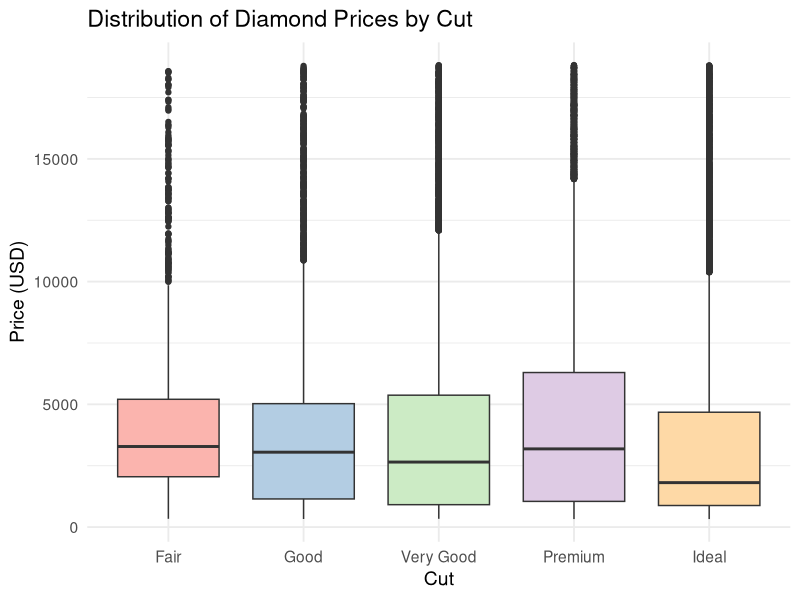

Here is the R script that generated this plot:
## ---- chunk 1
suppressPackageStartupMessages(library(tidyverse))
ggplot(diamonds, aes(x = cut, y = price, fill = cut)) +
  geom_boxplot(show.legend = FALSE) +
  labs(
    title = "Distribution of Diamond Prices by Cut",
    x = "Cut",
    y = "Price (USD)"
  ) +
  scale_fill_brewer(palette = "Pastel1") +
  theme_minimal(base_size = 14)

